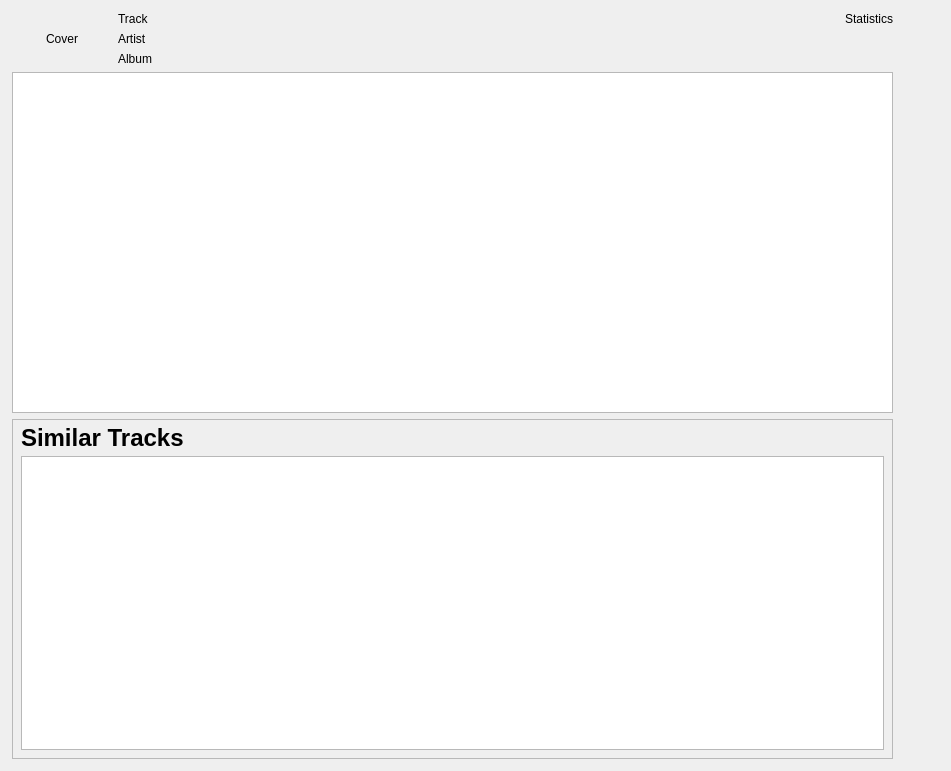
<?xml version="1.0" encoding="UTF-8"?>
<ui version="4.0">
 <class>TrackInfoWidget</class>
 <widget class="QWidget" name="TrackInfoWidget">
  <property name="geometry">
   <rect>
    <x>0</x>
    <y>0</y>
    <width>951</width>
    <height>771</height>
   </rect>
  </property>
  <property name="windowTitle">
   <string>Form</string>
  </property>
  <layout class="QVBoxLayout" name="verticalLayout_4">
   <property name="margin">
    <number>0</number>
   </property>
   <item>
    <layout class="QHBoxLayout" name="horizontalLayout_3">
     <property name="leftMargin">
      <number>12</number>
     </property>
     <property name="topMargin">
      <number>0</number>
     </property>
     <property name="rightMargin">
      <number>0</number>
     </property>
     <property name="bottomMargin">
      <number>0</number>
     </property>
     <item>
      <layout class="QVBoxLayout" name="verticalLayout_3">
       <property name="leftMargin">
        <number>0</number>
       </property>
       <property name="topMargin">
        <number>12</number>
       </property>
       <property name="rightMargin">
        <number>0</number>
       </property>
       <property name="bottomMargin">
        <number>12</number>
       </property>
       <item>
        <layout class="QHBoxLayout" name="horizontalLayout_6">
         <item>
          <widget class="PlayableCover" name="cover">
           <property name="sizePolicy">
            <sizepolicy hsizetype="Minimum" vsizetype="Fixed">
             <horstretch>0</horstretch>
             <verstretch>0</verstretch>
            </sizepolicy>
           </property>
           <property name="minimumSize">
            <size>
             <width>50</width>
             <height>50</height>
            </size>
           </property>
           <property name="maximumSize">
            <size>
             <width>100</width>
             <height>100</height>
            </size>
           </property>
           <property name="text">
            <string>Cover</string>
           </property>
           <property name="alignment">
            <set>Qt::AlignCenter</set>
           </property>
          </widget>
         </item>
         <item>
          <layout class="QVBoxLayout" name="verticalLayout_9">
           <item>
            <widget class="QLabel" name="trackLabel">
             <property name="text">
              <string>Track</string>
             </property>
             <property name="alignment">
              <set>Qt::AlignLeading|Qt::AlignLeft|Qt::AlignVCenter</set>
             </property>
            </widget>
           </item>
           <item>
            <widget class="QueryLabel" name="artistLabel">
             <property name="text">
              <string>Artist</string>
             </property>
             <property name="alignment">
              <set>Qt::AlignLeading|Qt::AlignLeft|Qt::AlignTop</set>
             </property>
            </widget>
           </item>
           <item>
            <widget class="QueryLabel" name="albumLabel">
             <property name="text">
              <string>Album</string>
             </property>
             <property name="alignment">
              <set>Qt::AlignLeading|Qt::AlignLeft|Qt::AlignTop</set>
             </property>
            </widget>
           </item>
          </layout>
         </item>
         <item>
          <layout class="QVBoxLayout" name="verticalLayout_8">
           <item>
            <widget class="QLabel" name="statsLabel">
             <property name="maximumSize">
              <size>
               <width>16777215</width>
               <height>16777215</height>
              </size>
             </property>
             <property name="text">
              <string>Statistics</string>
             </property>
             <property name="alignment">
              <set>Qt::AlignRight|Qt::AlignTop|Qt::AlignTrailing</set>
             </property>
            </widget>
           </item>
          </layout>
         </item>
        </layout>
       </item>
       <item>
        <widget class="QTextBrowser" name="lyricsView">
         <property name="sizePolicy">
          <sizepolicy hsizetype="Minimum" vsizetype="MinimumExpanding">
           <horstretch>0</horstretch>
           <verstretch>0</verstretch>
          </sizepolicy>
         </property>
         <property name="minimumSize">
          <size>
           <width>0</width>
           <height>200</height>
          </size>
         </property>
         <property name="openLinks">
          <bool>false</bool>
         </property>
        </widget>
       </item>
       <item>
        <widget class="QFrame" name="frame">
         <property name="minimumSize">
          <size>
           <width>0</width>
           <height>0</height>
          </size>
         </property>
         <property name="frameShape">
          <enum>QFrame::StyledPanel</enum>
         </property>
         <property name="frameShadow">
          <enum>QFrame::Raised</enum>
         </property>
         <layout class="QVBoxLayout" name="verticalLayout_6">
          <property name="spacing">
           <number>4</number>
          </property>
          <property name="leftMargin">
           <number>8</number>
          </property>
          <property name="topMargin">
           <number>4</number>
          </property>
          <property name="rightMargin">
           <number>8</number>
          </property>
          <property name="bottomMargin">
           <number>8</number>
          </property>
          <item>
           <widget class="QLabel" name="label">
            <property name="font">
             <font>
              <family>Arial</family>
              <pointsize>18</pointsize>
              <weight>75</weight>
              <bold>true</bold>
             </font>
            </property>
            <property name="text">
             <string>Similar Tracks</string>
            </property>
            <property name="margin">
             <number>0</number>
            </property>
           </widget>
          </item>
          <item>
           <widget class="GridView" name="similarTracksView">
            <property name="sizePolicy">
             <sizepolicy hsizetype="Expanding" vsizetype="Expanding">
              <horstretch>0</horstretch>
              <verstretch>0</verstretch>
             </sizepolicy>
            </property>
           </widget>
          </item>
         </layout>
        </widget>
       </item>
      </layout>
     </item>
     <item>
      <layout class="QVBoxLayout" name="verticalLayout_2">
       <property name="spacing">
        <number>4</number>
       </property>
       <item>
        <widget class="QWidget" name="rightBar" native="true">
         <property name="sizePolicy">
          <sizepolicy hsizetype="Preferred" vsizetype="Minimum">
           <horstretch>0</horstretch>
           <verstretch>0</verstretch>
          </sizepolicy>
         </property>
         <property name="minimumSize">
          <size>
           <width>0</width>
           <height>500</height>
          </size>
         </property>
         <layout class="QVBoxLayout" name="verticalLayout_5">
          <property name="spacing">
           <number>0</number>
          </property>
          <property name="leftMargin">
           <number>16</number>
          </property>
          <property name="topMargin">
           <number>12</number>
          </property>
          <property name="rightMargin">
           <number>16</number>
          </property>
          <property name="bottomMargin">
           <number>12</number>
          </property>
          <item>
           <layout class="QVBoxLayout" name="verticalLayout">
            <property name="spacing">
             <number>4</number>
            </property>
            <item>
             <layout class="QHBoxLayout" name="horizontalLayout">
              <property name="spacing">
               <number>4</number>
              </property>
             </layout>
            </item>
            <item>
             <layout class="QHBoxLayout" name="horizontalLayout_2">
              <property name="spacing">
               <number>4</number>
              </property>
             </layout>
            </item>
           </layout>
          </item>
          <item>
           <spacer name="verticalSpacer">
            <property name="orientation">
             <enum>Qt::Vertical</enum>
            </property>
            <property name="sizeType">
             <enum>QSizePolicy::Fixed</enum>
            </property>
            <property name="sizeHint" stdset="0">
             <size>
              <width>20</width>
              <height>12</height>
             </size>
            </property>
           </spacer>
          </item>
         </layout>
        </widget>
       </item>
      </layout>
     </item>
    </layout>
   </item>
  </layout>
 </widget>
 <customwidgets>
  <customwidget>
   <class>GridView</class>
   <extends>QListView</extends>
   <header location="global">playlist/GridView.h</header>
  </customwidget>
  <customwidget>
   <class>PlayableCover</class>
   <extends>QLabel</extends>
   <header>widgets/PlayableCover.h</header>
  </customwidget>
  <customwidget>
   <class>QueryLabel</class>
   <extends>QLabel</extends>
   <header>widgets/QueryLabel.h</header>
  </customwidget>
 </customwidgets>
 <resources/>
 <connections/>
</ui>
